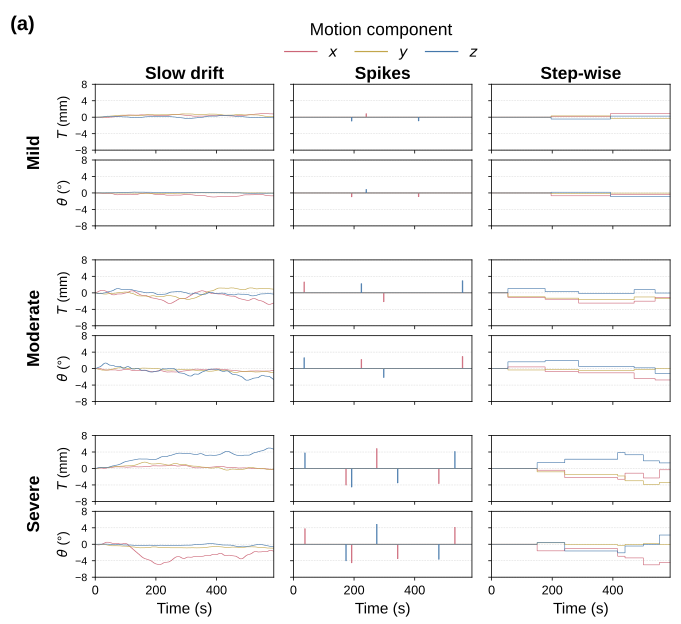

The script that drew this image:
"""Create Figure 5a from saved simulated trajectories.

Run: ``python -m manuscript_figures.figure5.figure5a_simulated_trajectories``
"""

import json
from pathlib import Path

import matplotlib.pyplot as plt
import numpy as np

from manuscript_figures.shared.style import PUBLICATION_WIDTH, REPOSITORY_ROOT
from manuscript_figures.shared.trajectories import (
    DURATION,
    STYLE,
    add_header,
    add_pose_pair,
    save,
)


HERE = Path(__file__).resolve().parent
OUTPUT_PATH = HERE / "figure5a_simulated_trajectories.svg"
EXPERIMENTS = REPOSITORY_ROOT / "experiments" / "motion_type_investigation"
MOTIONS = (("Slow drift", "slow_drift"), ("Spikes", "spikes"),
           ("Step-wise", "stepwise"))
SEVERITIES = (("low", "Mild"), ("medium", "Moderate"), ("high", "Severe"))


def load_trajectory(motion, severity, repeat):
    path = EXPERIMENTS / motion / "trajectories" / f"{severity}_repeat_{repeat:02d}.json"
    if not path.exists():
        raise FileNotFoundError(f"Missing {path}. Generate the trajectories first.")
    with path.open() as file:
        saved = json.load(file)
    if (saved.get("severity"), saved.get("repeat")) != (severity, repeat):
        raise ValueError(f"Metadata does not match {path}")

    pose = np.column_stack((saved["translation"], saved["rotation"]))
    time = np.asarray(saved["time_points"]) * DURATION
    if len(time) == len(pose) + 1:
        pose = np.vstack((pose, pose[-1]))
    elif len(time) != len(pose):
        raise ValueError(f"Inconsistent trajectory lengths in {path}")
    return {"time": time, "translation": pose[:, :3], "rotation": pose[:, 3:]}


def create_figure(output_path=OUTPUT_PATH):
    output_path = Path(output_path)
    with plt.rc_context(STYLE):
        figure = plt.figure(figsize=(PUBLICATION_WIDTH, 6.5))
        grid = figure.add_gridspec(3, 3, left=0.14, right=0.985, bottom=0.075,
                                   top=0.865, wspace=0.11, hspace=0.24)
        add_header(figure, "(a)")

        for row, (severity, label) in enumerate(SEVERITIES):
            for column, (title, motion) in enumerate(MOTIONS):
                axes = add_pose_pair(
                    figure,
                    grid[row, column],
                    load_trajectory(motion, severity, repeat=row + 9),
                    title=title if row == 0 else None,
                    show_y=column == 0,
                    show_x=row == 2,
                )
                if column == 0:
                    axes[0].annotate(label, (-0.34, -0.04), xycoords="axes fraction",
                                     ha="center", va="center", rotation=90,
                                     fontsize=13, fontweight="bold")
        return save(figure, output_path)


if __name__ == "__main__":
    create_figure()
